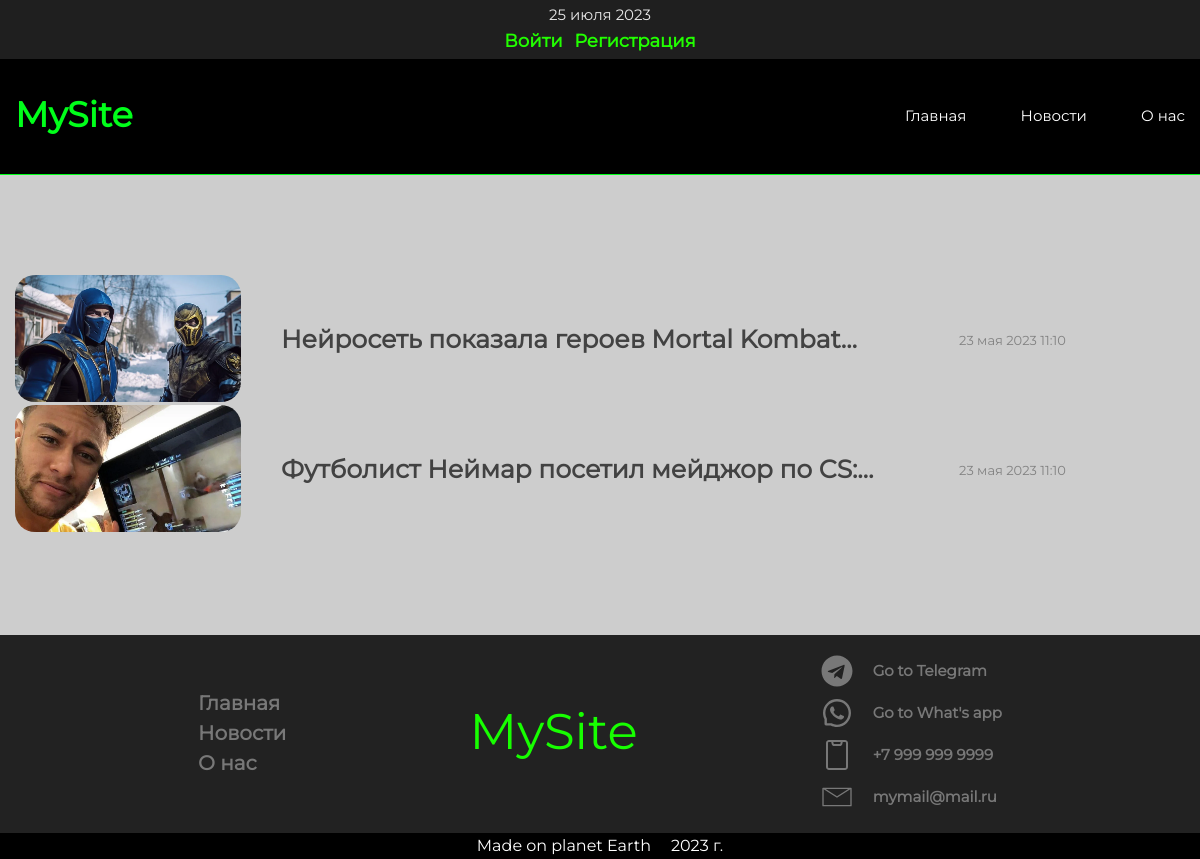
The page /news/all_cats/3/ on the database its author committed.
### app_news/models.py (models this page shows, shortened)
class News(models.Model):
    author = models.ForeignKey(User, on_delete=models.CASCADE, verbose_name='Автор', null=True)
    title = models.CharField(max_length=300, verbose_name='Название')
    descr = models.TextField(verbose_name='Новость')
    link_new = models.CharField(verbose_name='Ссылка на источник', max_length=500)
    sourse_new = models.CharField(max_length=300, verbose_name='Источник новости')
    created = models.DateTimeField(default=datetime.now(), verbose_name='Дата создания')
    updated = models.DateTimeField(default=datetime.now(), verbose_name='Дата обновления')
    category_new = models.ForeignKey('Category', on_delete=models.PROTECT, verbose_name='Категория', related_name='cats')
    image = models.ImageField(upload_to='img_news/%Y/%m/%d/', verbose_name='Фото новостей', null=True, blank=True)
    class Meta:
        ordering = ['-created']
        verbose_name = 'Новость'
        verbose_name_plural = 'Новости'

### app_news/views.py (the view)
# urls.py: path('all_cats/<int:pk>/', NewsByCategoryView.as_view(), name='all_cats'),
class NewsByCategoryView(ListView):
    template_name = 'app_news/category.html'
    model = News
    context_object_name = 'cats'
    def get_queryset(self):
        return News.objects.filter(category_new_id=self.kwargs['pk'])
    def get_context_data(self, **kwargs):
        context = super().get_context_data(**kwargs)
        context['category'] = Category.objects.all()
        return context

### app_news/templates/app_news/category.html (shortened to what this page needs)
{% extends 'index/base.html' %}
{% load static %}
{% block content %}
<section class="category">
    <div class="container">
        {% if cats %}
        {% for cat in cats  %}
            <div class="category__new">
                {% if cat.image %}
                <div class="category__pic">
                    <a href="{% url 'news_detail' pk=cat.pk %}" class="category__img-link link">
                        <img src="{{cat.image.url}}" alt="" class="category__img">
                    </a>
                </div>
                {% endif %}
                <div class="category__heading-link">
                    <a href="{% url 'news_detail' pk=cat.pk %}" class="category__link link">{{cat.title|truncatechars:"40"}}</a>
                </div>
                <div class="category__date-span">
                    <span class="category_date">{{cat.created|date:"d E Y H:i"}}</span>
                </div>
            </div>
            {% endfor %}
        </div>
        {% else %}
        <p class="category__not-news">
            В данной категории пока новостей нет
        </p>
        {% endif %}
</section>
{% endblock content %}

### index/static/index/css/index.css (style rules this page uses)
body { margin: 0; min-width: 320px; background-color: #cdcdcd; font-family: 'Montserrat', sans-serif; }
.container { margin: 0 auto; padding-left: 15px; padding-right: 15px; max-width: 1440px; }
.link { display: inline-block; text-decoration: none; }
.category { padding: 100px 0; }
.category__new { display: flex; align-items: center; }
.category__pic { margin-right: 40px; width: 20%; }
.category__img { width: 100%; border-radius: 20px; }
.category__heading-link { width: 60%; }
.category__link { font-size: 25px; font-weight: 600; color: #424242; transition: all .5s ease-in-out; }
.category__date-span { width: 20%; }
.category_date { font-size: 13px; color: #818181; }

### rows shown on the page
News: image (picture), title "Нейросеть показала героев Mortal Kombat…", created "23 мая 2023 11:10"
News: image (picture), title "Футболист Неймар посетил мейджор по CS:…", created "23 мая 2023 11:10"
